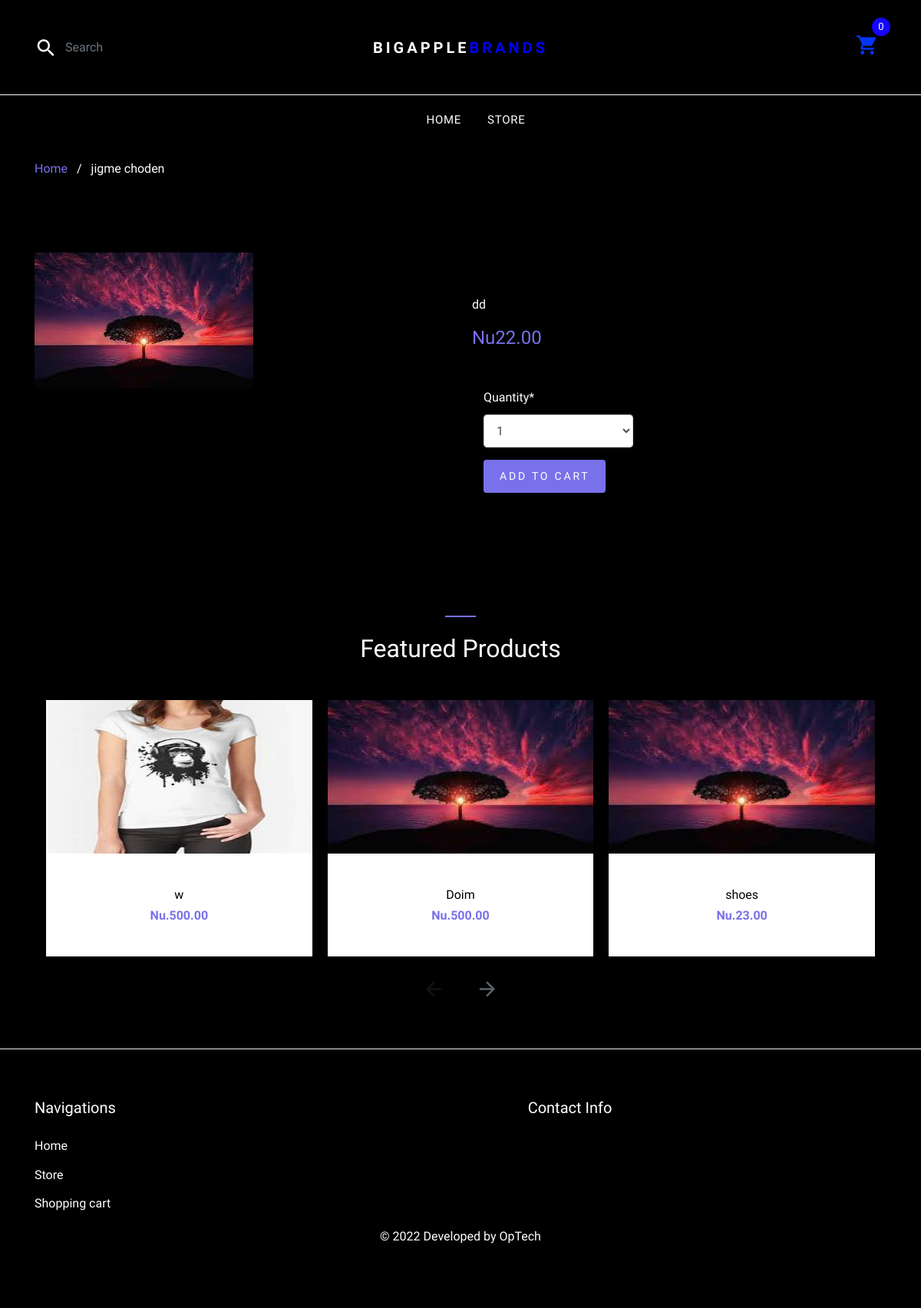
/5/jigme-choden/, run on the app's committed database.
### shop/models.py (models this page shows, shortened)
class Product(models.Model):
    category = models.ForeignKey(Category, related_name='products',
                                 on_delete=models.CASCADE)
    name = models.CharField(max_length=200, db_index=True)
    slug = models.SlugField(max_length=200, db_index=True)
    image = models.ImageField(upload_to='products/%Y/%m/%d', blank=True)
    description = models.TextField(blank=True)
    price = models.DecimalField(max_digits=10, decimal_places=2)
    available = models.BooleanField(default=True)
    created = models.DateTimeField(auto_now_add=True)
    updated = models.DateTimeField(auto_now=True)
    class Meta:
        ordering = ('name',)
        index_together = (('id', 'slug'),)

class featureProduct(models.Model):
    name = models.CharField(max_length=200, db_index=True)
    image = models.ImageField(upload_to='products/%Y/%m/%d', blank=True)
    price = models.DecimalField(max_digits=10, decimal_places=2)
    available = models.BooleanField(default=True)
    created = models.DateTimeField(auto_now_add=True)

### shop/views.py (the view)
# urls.py: path('<int:id>/<slug:slug>/', views.product_detail, name='product_detail'),
def product_detail(request, id, slug):
    product = get_object_or_404(Product, id=id, slug=slug, available=True)
    cart_product_form = CartAddProductForm()
    fproduct = featureProduct.objects.filter(available=True).order_by('-created')[:3]
    context = {'product': product, 'cart_product_form': cart_product_form, 'fproduct' :fproduct,}
    return render(request, 'shop/product/detail.html', context)

### cart/forms.py
class CartAddProductForm(forms.Form):
    quantity = forms.TypedChoiceField(choices=PRODUCT_QUANTITY_CHOICES, coerce=int)
    update = forms.BooleanField(required=False, initial=False, widget=forms.HiddenInput)

### cart/cart.py (called while the page is built)
    def __len__(self):
        return sum(item['quantity'] for item in self.cart.values())

### cart/context_processors.py (called while the page is built)
def cart(request):
    return {'cart': Cart(request)}

### shop/templates/shop/product/detail.html (shortened to what this page needs)
{% extends "shop/base/base.html" %}
{% load static %}
{% load crispy_forms_tags %}
{% block content %}
    <div class="bg-light py-3">
      <div class="container">
        <div class="row">
          <div class="col-md-12 mb-0"><a href="{% url 'shop:home' %}">Home</a> <span class="mx-2 mb-0">/</span> <strong class="text-white">{{ product.name }}</strong></div>
        </div>
      </div>
    </div>
    <div class="site-section">
      <div class="container">
        <div class="row">
          <div class="col-md-6">
            <img src="{{ product.image.url }}" alt="Image" class="img-fluid">
          </div>
          <div class="col-md-6">
            <h2 class="text-black mr-2">{{ product.name }}</h2>
            <p>{{ product.description|linebreaks }}</p>
            <p><strong class="text-primary h4">Nu{{ product.price }}</strong></p>
            <div class="mt-5 col-md-5">
              <form action="{% url "cart:cart_add" product.id %}" method="post">
                {{ cart_product_form|crispy }}
                <input type="submit" class="buy-now btn btn-sm btn-primary" value="Add to cart">
              </form>
            </div>
            </div>
          </div>
        </div>
      </div>
    </div>
    <div class="site-section block-3 site-blocks-2 bg-light" style="background: black; color: white;">
      <div class="container" style="background: black; color: white;">
        <div class="row justify-content-center">
          <div class="col-md-7 site-section-heading text-center pt-4">
            <h2 style="color: rgb(255, 255, 255);">Featured Products</h2>
          </div>
        </div>
        <div class="row"style="background: black; color: white;">
          <div class="col-md-12"style="background: black; color: white;">
            <div class="nonloop-block-3 owl-carousel">
              {% for x in fproduct%}
              <div class="item">
                <div class="block-4 text-center">
                  <figure class="block-4-image">
                    {% if x.image%}
                    <img style="height:200px;" src="{{x.image.url}}" alt="Image placeholder" class="img-fluid">
                    {%endif%}
                  </figure>
                  <div class="block-4-text p-4">
                    <p class="mb-0" style="color: black;">{{x.name}}</p>
                    <p class="text-primary font-weight-bold" style="color: black;">Nu.{{x.price}}</p>
                  </div>
                </div>
              </div>
              {%endfor%}
            </div>
          </div>
        </div>
      </div>
    </div>
{% endblock %}

### shop/static/css/style.css (style rules this page uses)
body { line-height: 1.7; color: #ffffff; font-weight: 300; font-size: 16px; background: #000; }
a { -webkit-transition: .3s all ease; -o-transition: .3s all ease; transition: .3s all ease; }
.text-black { color: #000; }
.btn { text-transform: uppercase; position: relative; -webkit-transition: 0.2s all ease-in-out !important; -o-transition: 0.2s all ease-in-out !important; transition: 0.2s all ease-in-out !important; top: 0; letter-spacing: .05em; }
.btn.btn-sm { font-size: 14px !important; padding: 10px 20px !important; }
.btn.btn-primary { font-size: 17px; font-weight: 300; letter-spacing: .2em; }
.form-control { height: 43px; }
.site-section { padding: 2.5em 0; }
@media (min-width: 768px) { .site-section { padding: 5em 0; } }
.site-section-heading { font-size: 30px; color: #25262a; position: relative; }
.site-section-heading:before { content: ""; left: 0%; top: 0; position: absolute; width: 40px; height: 2px; background: #7971ea; }
.site-section-heading.text-center:before { content: ""; left: 50%; top: 0; -webkit-transform: translateX(-50%); -ms-transform: translateX(-50%); transform: translateX(-50%); position: absolute; width: 40px; height: 2px; background: #7971ea; }
.block-4 { -webkit-box-shadow: 0 0 30px -10px rgba(0, 0, 0, 0.1); box-shadow: 0 0 30px -10px rgba(0, 0, 0, 0.1); background: #fff; }

### data on the page
Product: name "jigme choden", image (picture), description "dd", price "22.00"
featureProduct: image (picture), name "w", price "500.00"
featureProduct: image (picture), name "Doim", price "500.00"
featureProduct: image (picture), name "shoes", price "23.00"
